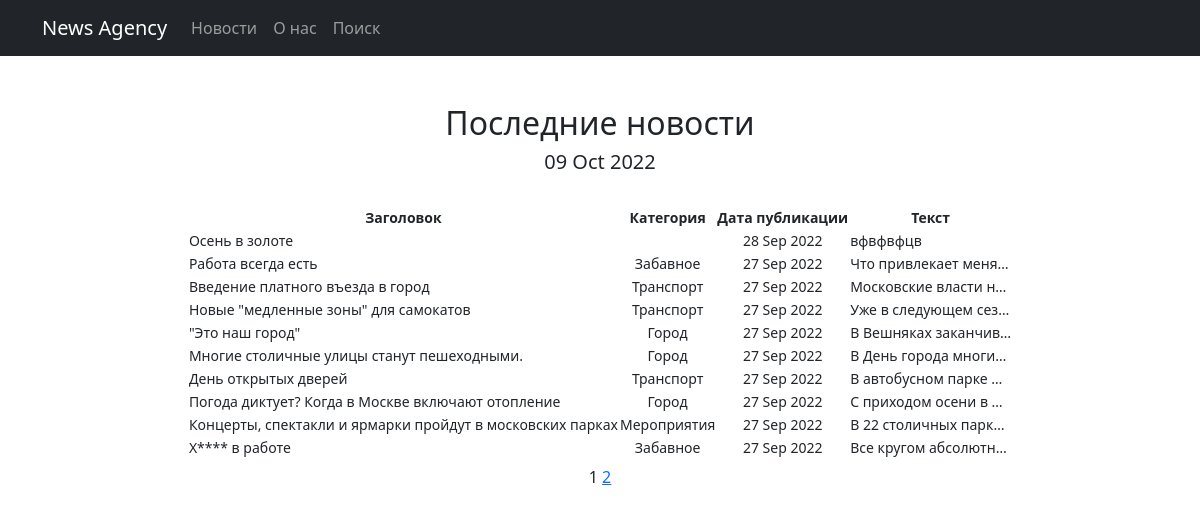
/posts/, run on the app's committed database.
### posts/models.py (models this page shows, shortened)
class Post(models.Model):
    ARTICLE = 'AR'
    NEWS = 'NW'
    CATEGORIES = [
        (ARTICLE, 'статья'),
        (NEWS, 'новость'),
    ]
    articleType = models.CharField(max_length=2, choices=CATEGORIES, default=NEWS, verbose_name='Тип публикации')
    dateAdd = models.DateTimeField(auto_now_add=True, verbose_name='Дата публикации')
    headline = models.CharField(max_length=128, verbose_name='Заголовок')
    text = models.TextField(null=False, verbose_name='Текст статьи')
    rate = models.SmallIntegerField(default=0, verbose_name='рейтинг')
    creator = models.ForeignKey(Author, on_delete=models.CASCADE, verbose_name='Автор')
    postCategory = models.ManyToManyField(Category, through='PostCategory')
    class Meta:
        verbose_name = 'статья'
        verbose_name_plural = 'статьи'

class Category(models.Model):
    name = models.CharField(max_length=64, unique=True)
    subscribe = models.ManyToManyField(User, related_name='category')
    class Meta:
        verbose_name = 'категория'
        verbose_name_plural = 'категории'

### posts/views.py (the view)
# urls.py: path('', PostsLIst.as_view(), name='post_list'),
class PostsLIst(ListView):
    model = Post  # какую модель используем
    ordering = '-dateAdd'  # по какому полю пойдет сортировка
    template_name = 'articles.html'  # шаблон для отображения
    context_object_name = 'posts'  # список объектов, которые будут передаваться в шаблон
    paginate_by = 10
    def get_queryset(self):
        queryset = super().get_queryset()
        self.filterset = PostFilter(self.request.GET, queryset)
        return self.filterset.qs
    def get_context_data(self, **kwargs):
        context = super().get_context_data(**kwargs)
        context['time_now'] = datetime.utcnow()  # создаем переменную time_now
        context['filterset'] = self.filterset  # создаем переменную filterset с данным из запроса
        return context

### posts/templatetags/custom_filters.py (called while the page is built)
@register.filter()
def censor(value):
    words = ['хрень', 'пиздец', 'пипец', 'редис']
    try:
        isinstance(value, str)
    except ValueError:
        return f'Некорректный ввод текста'
    for w in words:
        if w in value.lower():
            value = value.replace(w[1:len(w)], '****')
    return value

### posts/templatetags/custom_tags.py (called while the page is built)
@register.simple_tag
def current_time(format_string='%d %b %Y'):
    return datetime.utcnow().strftime(format_string)

@register.simple_tag(takes_context=True)
def url_replace(context, **kwargs):
    d = context['request'].GET.copy()
    for k, v in kwargs.items():
        d[k] = v
        return d.urlencode()

### templates/articles.html (shortened to what this page needs)
{% extends 'newsagency/default.html'%}
{% load custom_filters %}
{% load custom_tags %}
{% block content %}
    <h2 style="text-align: center">Последние новости</h2>
    <h5 style="text-align: center">{% current_time %}</h5>
<br>
    {% if posts %}
        <div style="text-align: center;">
            <table style="display: inline-block; font-size: 14px;">
                <tr>
                    <td style="text-align: center;  font-weight: bold;">Заголовок</td>
                    <td style="text-align: center;  font-weight: bold;">Категория</td>
                    <td style="text-align: center;  font-weight: bold;">Дата публикации</td>
                    <td style="text-align: center;  font-weight: bold;">Текст</td>
                </tr>
                {% for post in posts %}
                    <tr>
                        <td style="text-align: left;">{{ post.headline|censor }}</td>
                        <td style="text-align: center;"> {% for cat in post.postCategory.all %}
                                {{ cat.name }}
                                {% endfor %}
                        </td>
                        <td style="text-align: center;">{{ post.dateAdd|date:'d M Y' }}</td>
                        <td style="text-align: left;">{{ post.text|truncatechars:20|censor }}</td>
                    </tr>
                {% endfor %}
            </table>
        </div>
    {% else %}
        <h2>Пока новостей нет</h2>
    {% endif %}
        {{ page_obj.number }}
        {% if page_obj.has_next %}
            <a href="?{% url_replace page=page_obj.next_page_number %}">{{ page_obj.next_page_number }}</a>
    {% endif %}
{% endblock content %}

### templates/newsagency/default.html (shortened to what this page needs)
<!DOCTYPE html>
<html lang="en">
<head>
    {% load static %}
    <link href={% static 'styles.css' %} rel="stylesheet"/>
</head>
<body>
<nav class="navbar navbar-expand-lg navbar-dark bg-dark static-top">
    <div class="container">
        <a class="navbar-brand" href="#">News Agency</a>
        <div class="collapse navbar-collapse" id="navbarResponsive">
            <ul class="navbar-nav ml-auto">
                <li class="nav-item active">
                    <a class="nav-link" href="/posts/">Новости</a>
                </li>
                <li class="nav-item">
                    <a class="nav-link" href="/about/">О нас</a>
                </li>
                <li class="nav-item">
                    <a class="nav-link" href="/posts/search/">Поиск</a>
                </li>
            </ul>
        </div>
    </div>
</nav>
        <div class="container">
            <div class="text-center mt-5">
{% block content %}{% endblock content %}
            </div>
        </div>
</body>
</html>

### data on the page
Post: headline|censor "Осень в золоте", dateAdd "28 Sep 2022", text|censor "вфвфвфцв"
Post: headline|censor "Работа всегда есть", dateAdd "27 Sep 2022", text|censor "Что привлекает меня…"
Category: name "Забавное"
Post: headline|censor "Введение платного въезда в город", dateAdd "27 Sep 2022", text|censor "Московские власти н…"
Category: name "Транспорт"
Post: headline|censor "Новые \"медленные зоны\" для самокатов", dateAdd "27 Sep 2022", text|censor "Уже в следующем сез…"
Post: headline|censor "\"Это наш город\"", dateAdd "27 Sep 2022", text|censor "В Вешняках заканчив…"
Category: name "Город"
Post: headline|censor "Многие столичные улицы станут пешеходными.", dateAdd "27 Sep 2022", text|censor "В День города многи…"
Post: headline|censor "День открытых дверей", dateAdd "27 Sep 2022", text|censor "В автобусном парке …"
Post: headline|censor "Погода диктует? Когда в Москве включают отопление", dateAdd "27 Sep 2022", text|censor "С приходом осени в …"
Post: headline|censor "Концерты, спектакли и ярмарки пройдут в московских парках", dateAdd "27 Sep 2022", text|censor "В 22 столичных парк…"
Category: name "Мероприятия"
Post: headline|censor "Х**** в работе", dateAdd "27 Sep 2022", text|censor "Все кругом абсолютн…"

### other printed values
{{ page_obj.number }} "1"
{{ page_obj.next_page_number }} "2"
